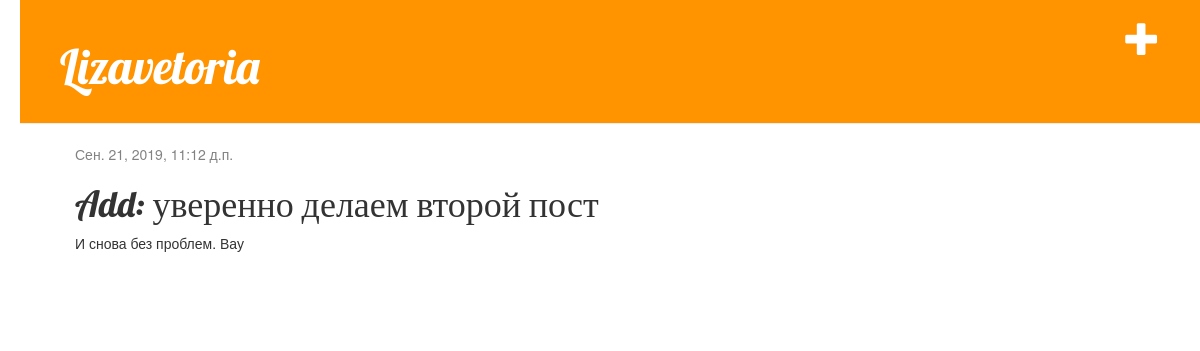
The app's page /post/2/ with its own data.
### blog/models.py (models this page shows, shortened)
class Post(models.Model):
    author = models.ForeignKey(settings.AUTH_USER_MODEL, on_delete=models.CASCADE)
    title = models.CharField(max_length=200)
    text = models.TextField()
    created_date = models.DateTimeField(default=timezone.now)
    published_date = models.DateTimeField(blank=True, null=True)

### blog/views.py (the view)
# urls.py: path('post/<int:pk>/', views.post_detail, name='post_detail'),
def post_detail(request, pk):
    post = get_object_or_404(Post, pk=pk)
    return render(request, 'blog/post_detail.html', {'post' : post})

### blog/templates/blog/post_detail.html
{% extends 'blog/base.html' %}
{% block content %}
    <div class="post">
        {% if post.published_date %}
            <div class="date">
                {{ post.published_date }}
            </div>
        {% endif %}
        <h1>{{ post.title }}</h1>
        <p>{{ post.text|linebreaksbr }}</p>
    </div>
{% endblock %}

### blog/static/css/blog.css (style rules this page uses)
body { padding-left: 20px; }
h1, h2, h3, h4 { font-family: 'Lobster', cursive; }
.date { color: #828282; }
.post { margin-bottom: 70px; }

### records on screen
Post: published_date "Сен. 21, 2019, 11:12 д.п.", title "Add: уверенно делаем второй пост", text "И снова без проблем. Вау"
